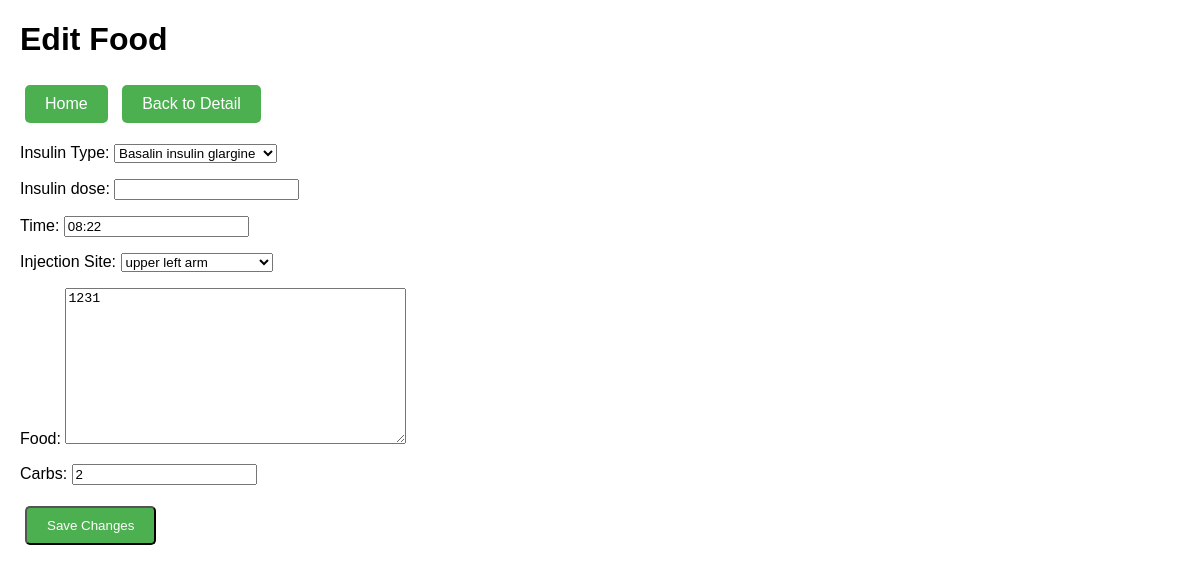
Screenshot of /food/5/edit/ (signed in) with the database file from the repository.
### diabetes/models.py (models this page shows)
class Medication(models.Model):
    user = models.ForeignKey(settings.AUTH_USER_MODEL,
                             on_delete=models.CASCADE)
    name = models.CharField(max_length=30)
    is_insulin = models.BooleanField(default=False)
    insulin_type = models.CharField(max_length=30)
    is_pill = models.BooleanField(default=False)

class Food(models.Model):
    user = models.ForeignKey(settings.AUTH_USER_MODEL,
                             on_delete=models.CASCADE)
    food = models.TextField(blank=True, null=True)
    carbs = models.PositiveIntegerField(null=True)
    time = models.TimeField(null=False, blank=False)
    date = models.DateField(null=False, blank=False)

### diabetes/views.py (the view)
# urls.py: path('food/<int:id>/edit/', views.food_edit, name='food_edit'),
@login_required
def food_edit(request, id):
    instance = get_object_or_404(Food, id=id)
    if instance.user != request.user:
        return HttpResponseForbidden()
    if request.method == "POST":
        form = InsulinFoodForm(user=request.user, data=request.POST)
        if form.is_valid():
            instance.food = form.cleaned_data['food']
            instance.carbs = form.cleaned_data['carbs']
            instance.time = form.cleaned_data['time']
            instance.date = form.cleaned_data['date']
            instance.save()
            return redirect('food_detail', id=id)
    else:
        form = InsulinFoodForm(user=request.user, initial={
            'food': instance.food,
            'carbs': instance.carbs,
            'time': instance.time.strftime('%H:%M'),
            'date': instance.date,
        })
    context = {'form': form, 'instance': instance, 'type': 'Food'}
    return render(request, 'diabetes/instance_edit.html', context)

### diabetes/templates/diabetes/instance_edit.html (shortened to what this page needs)
<!DOCTYPE html>
<html lang="en">
  <head>
    {% load static %}
  </head>
  <body>
    <h1>Edit {{ type }}</h1>
    <a href="{% url 'home' %}" class="nav-button">Home</a>
    {% if type == "InsulinInjection" %}
    <a href="{% url 'insulin_detail' id=instance.id %}" class="nav-button"
      >Back to Detail</a
    >
    {% elif type == "Food" %}
    <a href="{% url 'food_detail' id=instance.id %}" class="nav-button"
      >Back to Detail</a
    >
    {% elif type == "Bloodcheck" %}
    <a href="{% url 'bloodcheck_detail' id=instance.id %}" class="nav-button"
      >Back to Detail</a
    >
    {% endif %}
    <form method="post">
      {% csrf_token %} {{ form.as_p }}
      <button type="submit" class="nav-button">Save Changes</button>
    </form>
  </body>
</html>

### diabetes/templates/diabetes/instance_edit.html (style rules this page uses)
body { font-family: Arial, sans-serif; margin: 20px; }
.nav-button { display: inline-block; padding: 10px 20px; margin: 5px; background-color: #4caf50; color: white; text-decoration: none; border-radius: 5px; }

### rows the page displays
Medication: insulin_type "Basalin insulin glargine"
Food: time "08:22", food "1231", carbs "2"

### other values shown
{{ type }} "Food"
